Frame 1 (no input): blank canvas, image omitted
Frame 60 (no input): blank canvas, image omitted
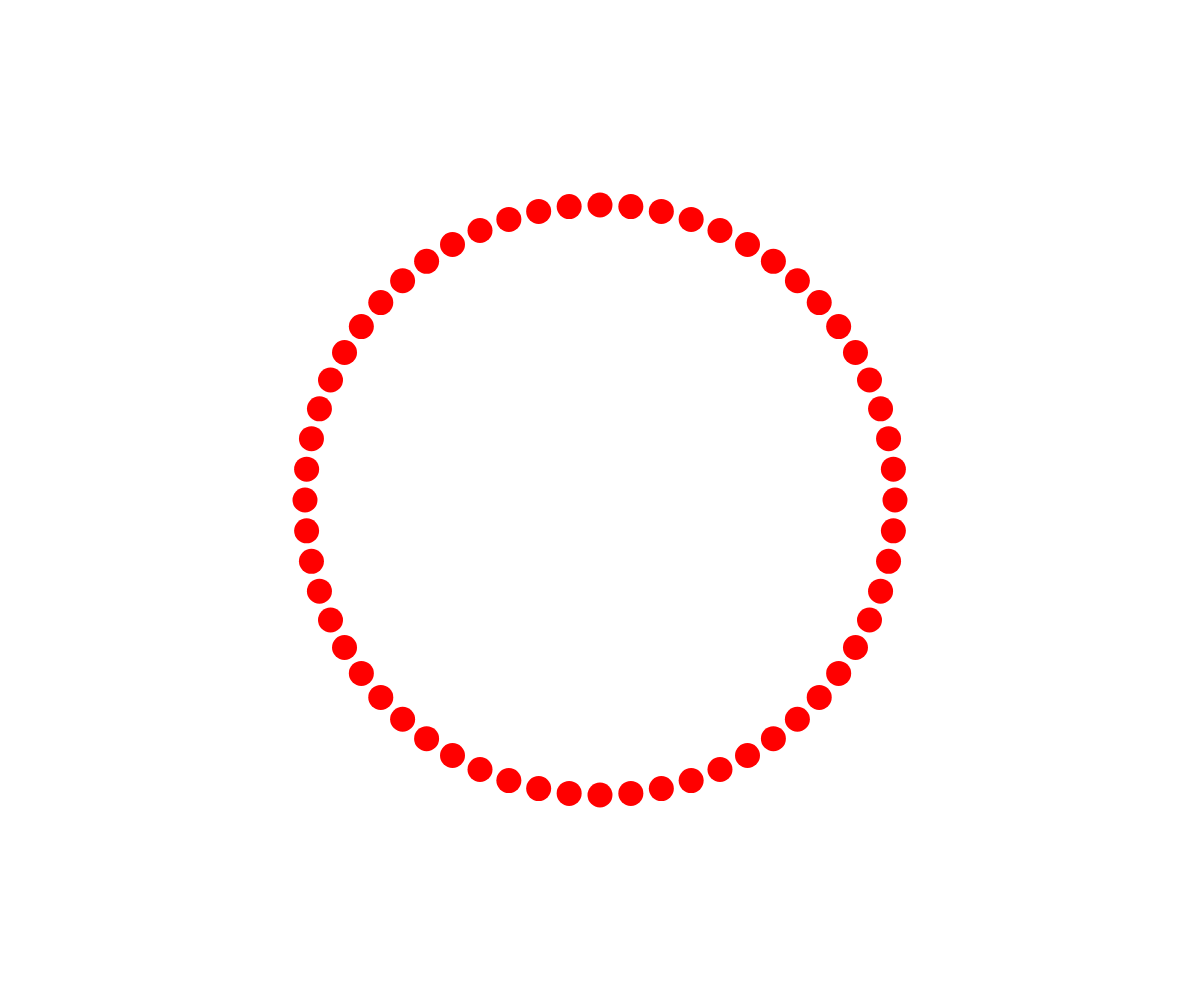
Frame 120 (the mouse pressed at the canvas centre since frame 60)

The p5.js sketch whose frames 1 and 60 were blank and that drew this single picture after the mouse press (run headless with seeded random() and noise() and a simulated clock; from frame 60 on, the mouse is pressed at the canvas centre):

// p5.js sketch
// ── sketch.js
var balls = [];
var count = 0;
var maxBounce = 5;

function setup() {
  createCanvas(windowWidth, windowHeight);
}

function draw() {
  colorMode(RGB);
  background(255);
  for(var i = 0; i < balls.length; i = i + 1) {
    balls[i].display();
  }
}

function mousePressed() {
  var burstSize = 60;
  for(var i = 0; i < burstSize; i=i+1) {
    var bigness = 25;
    // var hue = random(0, 360);
    var hue = (floor(count++/burstSize) * 30) % 360;
    var x = mouseX;
    var y = mouseY;
    // var vX = random(-5, 5);
    // var vY = random(-5, 5);
    // var vX = 5*cos(radians(i));
    var vX = 5*cos(radians(i * 360 / burstSize));
    var vY = 5*sin(radians(i * 360 / burstSize));
    balls.push(new Ball(bigness, hue, x, y, vX, vY));
  }
}

function Ball(Bigness, Hue, X, Y, vX, vY) {
  //Properties
  this.bigness = Bigness;
  this.hue = Hue;
  this.position = createVector(X, Y);
  this.velocity = createVector(vX, vY);
  this.bounceCount = 0;

  //Functions
  this.display = function() {
    colorMode(HSB);
    noStroke();
    fill(this.hue, 100, 100);
    console.log(this.velocity);
    ellipse(this.position.x, this.position.y, this.bigness);

    // var index = balls.indexOf(this);
    // if(index < balls.length -1) {
    //   stroke(100, 100, 0);
    //   line(this.position.x, this.position.y, balls[index+1].position.x, balls[index+1].position.y);
    // }

    this.move();
  };
  this.move = function() {
    this.position.add(this.velocity);

    if(this.position.x > width - this.bigness/2) {
      this.velocity.x = this.velocity.x * -1;
      this.position.x = width - this.bigness/2;
      this.bounceCount++;
    }

    if(this.position.x < this.bigness/2) {
      this.velocity.x = this.velocity.x * -1;
      this.position.x = this.bigness/2;
      this.bounceCount++;
    }

    if(this.position.y > height - this.bigness/2) {
      this.velocity.y = this.velocity.y * -1;
      this.position.y = height - this.bigness/2;
      this.bounceCount++;
    }

    if(this.position.y < this.bigness/2) {
      this.velocity.y = this.velocity.y * -1;
      this.position.y = this.bigness/2;
      this.bounceCount++;
    }

    if(this.bounceCount > maxBounce) {
      var index = balls.indexOf(this);
      balls.splice(index, 1);
    } 
  };
}
